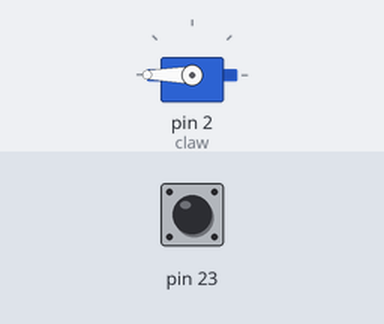
Recording of a sketch running on a simulated Arduino Mega 2560, built with avr-gcc and run on an emulated ATmega2560. Shown: servo. The inputs (shaded band) are chosen by the test bench; at power-on: pin 23 HIGH.

Above: at 1.2 s.
1.3 s: pin 23 pulled LOW for 0.15 s
At 1.37 s:
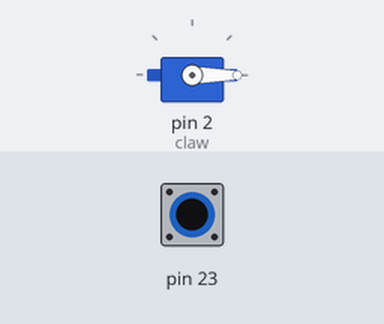
2.9 s: pin 23 pulled LOW for 3.2 s
At 6.5 s:
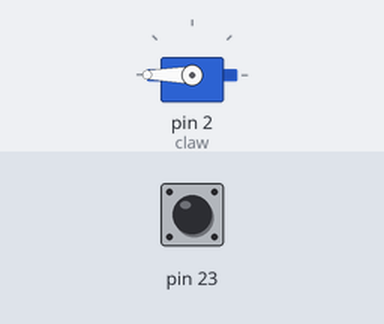
Timing chart, 0 to 8.0 s (numbered marks = the images above; inputs shaded):
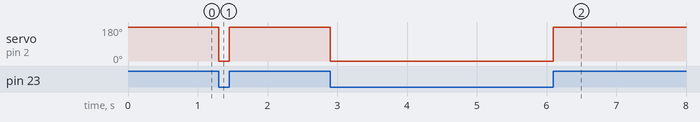

The sketch:

Claw.ino
```cpp
#include <Servo.h>

Servo claw;

void setup() {
  Serial.begin(9600);

  claw.attach(2);

  pinMode(23, INPUT_PULLUP);
}

void loop() {
  if (!digitalRead(23)){
    claw.write(0);
  } else {
    claw.write(180);
  }
}
```

Measured:
- after the input at 1.3 s, servo on pin 2 (claw): 180° → 0° at once, → 180° 0.15 s later
- after the input at 2.9 s, servo on pin 2 (claw): 180° → 0° at once, → 180° 3.2 s later
